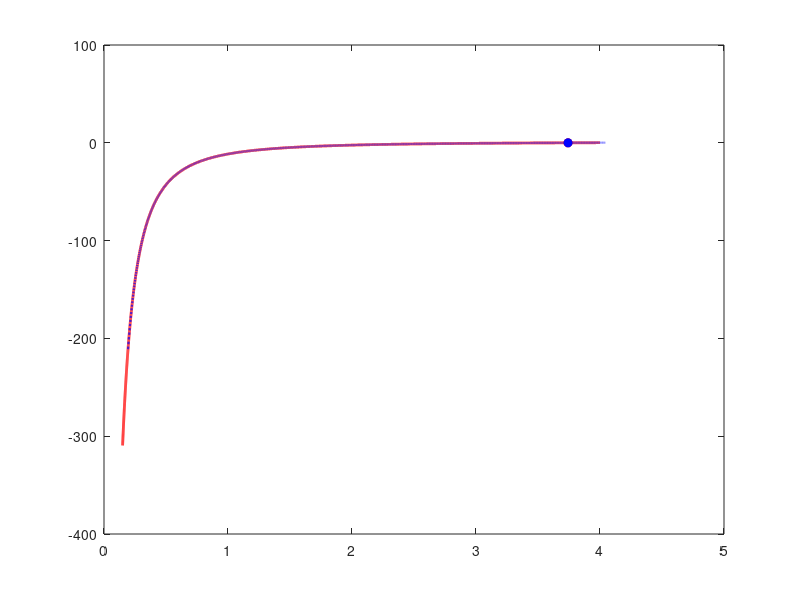

This figure's MATLAB source: (Note: this script raises an error after producing the figure.)
%% MR27 RIGID PLUG INSERT CALCULATOR
% Sizes a machined laminate plug co-cured into the honeycomb as well as a
% potted spool potting radius for comparison
%
% Equatoins basesd on Insert_calculator_2025_v2_1.mlx.
% ECSS-E-HB-32-22A core-shear equations are unedited.

clear; close all; clc;

%% 1. LOADS
% Default is worst load case from ME27_Suspension_Loads_Rev14
link_force_N          = 8150;    % max link force (N)
angle_from_normal_deg = 10.45;   % link angle from panel normal (deg) based on MR26 FLCA-F geometry
bracket_type          = 'A';     % 'A' or 'B' bracket style
a                     = 1.52;    % distance between bolts (in)
y                     = 0.4185;  % spherical to middle of bracket base (in)

SF = 2;                          % safety factor applied to loads

% Friction credit (same assumption as old calc). With these numbers friction
% (850 lb per bracket) cancels all shear for every control arm at SF 2-2.5.
% Set use_friction = false for a conservative shear check.
use_friction = true;
bolt_preload = 2125.8;           % lb per bolt, 75% of proof load (old calc value)
mu           = 0.2;              % Al bracket on carbon (old calc value; sheet uses 0.175)
n_bolts      = 2;                % bolts per bracket

%% 2. SANDWICH PANEL
% This is where ply thickness and core thickness go. old calc hard-coded these
% in its CORE PROPERTIES / FACE SHEET PROPERTIES blocks (c = 0.75,
% f = 0.055); here f is built from our ply count and ply thickness.

% Face sheet (one skin)
n_plies   = 3;                   % plies per face sheet
t_ply_mm  = .18;                 % cured ply thickness (mm)
f         = n_plies * t_ply_mm / 25.4;   % face sheet thickness (in)
vf        = 0.3;                 % Poisson's ratio = sqrt(vxy*vyx)
Ef        = 4.33e6;              % Young's modulus (psi) = sqrt(Ex*Ey) (SES value)
Sigma_fy  = 14000;               % interlaminar shear strength of skin (psi) - old calc value
tau_f_punch = 14000;             % skin through-thickness shear (punch) strength (psi) PLACEHOLDER

% Core
c         = 1;                   % core height (in)
Sc        = 0.125;               % core cell size (in)
Gc        = 22000;               % core effective shear modulus (psi)
Twcrit    = 90;                  % core shear strength (psi), minimum value (old calc value)

%% 3. PLUG MATERIAL
% All values are placeholders, replace with numbers from datasheet of the
% stuff we actually buy
%   Fcu_flat: compressive strength, flatwise (load along plug axis)
%   Fbru: bearing / edgewise compressive strength (bolt pushing sideways)
%   Fsu_perp: shear strength perpendicular to laminate ("punch" shear)
%   T_max_C: glass transition / max service temp (must clear the cure)
plug_material = 'G7';

switch plug_material
    case 'G7'   % glass cloth + silicone resin
        mat.name = 'G7';      mat.rho_gcc = 1.68;
        mat.Fcu_flat = 35000; mat.Fbru = 20000; mat.Fsu_perp = 12000;
        mat.T_max_C = 220;    mat.verified = false;
    case 'G10'  % glass cloth + epoxy
        mat.name = 'G10';     mat.rho_gcc = 1.82;
        mat.Fcu_flat = 60000; mat.Fbru = 35000; mat.Fsu_perp = 19000;
        mat.T_max_C = 130;    mat.verified = false;
    case 'G11'  % glass cloth + high-temp epoxy
        mat.name = 'G11';     mat.rho_gcc = 1.82;
        mat.Fcu_flat = 60000; mat.Fbru = 35000; mat.Fsu_perp = 19000;
        mat.T_max_C = 170;    mat.verified = false;
    otherwise
        error('Unknown plug_material "%s" - add a case above.', plug_material);
end

cure_temp_F = 350;               % monocoque cure temperature (F)  <-- EDIT if you lower it

%% 4. PLUG-TO-CORE BOND
% Shear the bond line between the plug wall and the cut honeycomb can
% carry, averaged over the full plug wall area (2*pi*b*c). Only the foil
% edges touch the plug, so this is NOT the adhesive's datasheet lap shear.
% Ideally we should empirically test what this actually is
% Default = core shear strength (Twcrit), the same strength
% value old calc uses: old calc has no bond term and assumes the core fails
% before the potting-to-core interface. Replace with push-out coupon data
% (tau = load / (2*pi*b*c)) when we have it if we wanna.
tau_bond_allow = Twcrit;         % psi
bond_is_measured = false;        % set true once tau_bond_allow comes from your tests
bond_knockdown = 1.0;            % extra knockdown on the bond (1 = none)

%% 5. HARDWARE AND SIZING RULES
d_bolt   = 0.190;                % bolt diameter (in), 10-32 / NAS03
d_hole   = 0.191;                % clearance hole in plug (in)
d_washer = 0.438;                % washer / nut bearing OD on the plug side (in)
eD_min   = 2.0;                  % min edge distance ratio (plug radius / hole dia)
b_min    = 0.25;                 % floor on radius (old calc floored at 0.25")
b_step   = 0;                    % round plug radius up to this step (in); 0 = no rounding
Pss_knockdown = 0.89;            % ECSS min-vs-typical knockdown (old calc value)
make_plots = true;

% Potted reference insert (for the mass comparison)
% Spool geometry: NAS03 Al spool, "Insert lengths 26" tab of the MR26 sheet.
% Spool length is taken as the full panel thickness (2*f + c).
spool_flange_OD  = 0.500;        % in
spool_flange_t   = 0.080;        % in, each flange
spool_neck_dia   = 0.291;        % in
spool_hole_dia   = 0.191;        % in, bolt clearance through the spool
rho_al_gcc       = 2.70;         % Al 6061 (g/cc)
% Potting: INF-114 + glass beads. MR26 sheet: 0.01868 kg/in^3 neat epoxy,
% x0.6 for glass beads = 0.01121 kg/in^3 (0.68 g/cc).
rho_potting_gcc  = 0.01121*1000/16.387064;   % g/cc

%% 6. DESIGN LOADS PER INSERT
F   = link_force_N * 0.224809;               % N -> lb
ang = angle_from_normal_deg * pi/180;
Fn  = F*cos(ang);                            % normal to panel, whole bracket
Fs  = F*sin(ang);                            % in-plane, whole bracket

switch upper(bracket_type)
    case 'B'   % both bolts share the normal load; moment carried at base
        P_ins = Fn/2;
        M_ins = Fs*y;
    case 'A'   % moment resolved into a bolt-load couple (sheet FBD)
        P_ins = Fn/2 + Fs*y/a;               % worst (outside) bolt
        M_ins = 0;
    otherwise
        error('bracket_type must be ''A'' or ''B''');
end

max_friction = n_bolts*bolt_preload*mu*use_friction;
P = SF*P_ins;                                % design normal load per insert (lb)
Q = max(SF*Fs - max_friction, 0);            % design shear (lb), old calc convention
M = SF*M_ins;                                % design moment (lb-in)

%% 7. ECSS CORE-SHEAR CHECK  (same equations as old calc)
beta   = c/f;                                                 % [C.2-9]
alpha  = 1/f * sqrt(Gc/Ef*12*(1-vf^2)*(1+beta/2));            % [C.2-10]
C_star = beta/(beta+1);                                       % [C.2-14]
Kmax   = @(b) b./(b./(1-exp(-.931714.*(alpha.*b).^.262866))) ...
            .*(1-sqrt((b./(1-exp(-.931714.*(alpha.*b).^.262866)))./b) ...
            .*exp(alpha.*(b-b./(1-exp(-.931714.*(alpha.*b).^.262866)))));  % [C.2-16],[C.2-6]
Pcrit  = @(b) 2*pi.*b.*c.*Twcrit./(C_star.*Kmax(b));          % [C.2-17]
Qss    = @(b) 8*b.^2*Twcrit + 2*f.*b.*Sigma_fy;               % [14.2-1]

b = linspace(0.15, 4, 20000);                                 % candidate radius (in)

% (a) Rigid plug: radius b everywhere
MS_plug = 1 - ((Q./Qss(b)).^2 + (P./(Pss_knockdown*Pcrit(b))).^2 + (M./(Pcrit(b).*b)).^2);

% (b) Potted reference, exactly as old calc: bp = bi + 0.35*Sc, Mss uses bi
bp = b + 0.35*Sc;
MS_pot = 1 - ((Q./Qss(bp)).^2 + (P./(Pss_knockdown*Pcrit(bp))).^2 + (M./(Pcrit(bp).*b)).^2);

i1 = find(MS_plug >= 0, 1);   i2 = find(MS_pot >= 0, 1);
if isempty(i1) || isempty(i2)
    error('No radius under 4" satisfies the ECSS check - loads too high for this panel.');
end
b_ecss    = b(i1);      % plug radius from ECSS core shear
bp_ecss   = bp(i2);     % potting radius from ECSS core shear (= old calc result)

%% 8. NEW RIGID-PLUG CHECKS
% The plug is SIZED like old calc sizes potting (ECSS core shear), plus two
% geometric limits. The plug-to-core bond is NOT a sizing check (old calc has
% none); it is reported below as the bond strength the design REQUIRES,
% i.e. the target your push-out coupons have to beat.
% (d) Face-sheet punch-out around the plug perimeter
b_punch = P/(2*pi*f*tau_f_punch);
% (e) Edge distance
b_edge  = eD_min*d_hole;

req_names = {'ECSS core shear (old calc eqns)', 'Face-sheet punch-out', ...
             'Edge distance', 'Minimum radius floor'};
req_vals  = [b_ecss, b_punch, b_edge, b_min];
[b_req, igov] = max(req_vals);

% Potted reference: same breakdown. Face-sheet punch-out applies here too
% (the skin is bonded to the potting out to bp and shears at that edge),
% but the old calc never checked it. Edge distance doesn't apply: the
% bolt hole is in the Al spool, not the potting.
pot_names = {'ECSS core shear (old calc eqns)', 'Face-sheet punch-out (not in old calc)', ...
             'Minimum radius floor'};
pot_vals  = [bp_ecss, b_punch, b_min];
[bp_potted, igov_pot] = max(pot_vals);
if b_step > 0
    b_design = ceil(b_req/b_step - 1e-9)*b_step;
else
    b_design = b_req;   % first grid radius with MS >= 0 (grid step ~0.0002 in)
end

% (c) Plug-to-core bond requirement at the design radius.
% Conservative: all of P through the plug wall, no credit for the skins.
tau_bond_req = P/(2*pi*b_design*c);                                 % psi
MS_bond      = tau_bond_allow*bond_knockdown/tau_bond_req - 1;

% Radius-independent checks (margins at the design radius)
A_washer   = pi/4*(d_washer^2 - d_hole^2);
MS_washer  = mat.Fcu_flat/(max(bolt_preload, P)/A_washer) - 1;   % flatwise crush under washer
Q_bearing  = SF*Fs;                                              % ignores friction: conservative
MS_bearing = mat.Fbru/(Q_bearing/(d_bolt*c)) - 1;                % bolt bearing, plug only
MS_punchthru = (pi*d_washer*c*mat.Fsu_perp)/P - 1;               % washer punching through plug

%% 9. RESULTS
in3_to_cc = 16.387064;
m_plug   = mat.rho_gcc*in3_to_cc/1000 * pi*(b_design^2 - (d_hole/2)^2)*c;     % kg
% Potted insert: Al spool + potting filling the cleared core around it.
L_spool    = 2*f + c;                                                % in
V_flanges  = 2 * pi/4*(spool_flange_OD^2 - spool_hole_dia^2)*spool_flange_t;
V_neck     = pi/4*(spool_neck_dia^2 - spool_hole_dia^2)*(L_spool - 2*spool_flange_t);
V_spool    = V_flanges + V_neck;                                     % solid Al (in^3)
% Potting fills the core cylinder (radius bp, height c) except where the
% spool and its bolt hole sit. Portion of spool + hole inside the core:
V_spool_in_core = V_spool - pi/4*(spool_flange_OD^2 - spool_hole_dia^2)*2*f;
V_hole_in_core  = pi/4*spool_hole_dia^2*c;
V_potting  = pi*bp_potted^2*c - V_spool_in_core - V_hole_in_core;    % in^3
m_spool    = rho_al_gcc*in3_to_cc/1000*V_spool;                      % kg
m_potting  = rho_potting_gcc*in3_to_cc/1000*V_potting;               % kg
m_potted   = m_spool + m_potting;                                    % kg

fprintf('\n=== DESIGN LOADS PER INSERT (SF = %.2f) ===\n', SF);
fprintf('Link force %.0f N (%.0f lb), %.2f deg from normal, bracket type %s\n', ...
        link_force_N, F, angle_from_normal_deg, upper(bracket_type));
fprintf('P = %.0f lb   Q = %.0f lb   M = %.0f lb-in   (friction credit %.0f lb)\n', P, Q, M, max_friction);
fprintf('Panel: f = %.4f in (%d plies x %.3f mm), c = %.3f in\n', f, n_plies, t_ply_mm, c);

fprintf('\n=== POTTED REFERENCE INSERT (old calc method) ===\n');
fprintf('Required potting radius by failure mode:\n');
for k = 1:numel(pot_vals)
    tag = '';  if k == igov_pot, tag = '  <-- governs'; end
    fprintf('  %-40s %6.3f in%s\n', pot_names{k}, pot_vals(k), tag);
end
fprintf('Real potting radius: %.3f in  (old calc alone would give %.3f in)\n', bp_potted, max(bp_ecss, b_min));
fprintf('Mass: %.1f g total = %.1f g Al spool (%.4f in^3, %.3f in long) + %.1f g potting (%.3f in^3)\n', ...
        1000*m_potted, 1000*m_spool, V_spool, L_spool, 1000*m_potting, V_potting);

fprintf('\n=== %s PLUG: REQUIRED RADIUS BY FAILURE MODE ===\n', mat.name);
for k = 1:numel(req_vals)
    tag = '';  if k == igov, tag = '  <-- governs'; end
    fprintf('  %-40s %6.3f in%s\n', req_names{k}, req_vals(k), tag);
end
fprintf('Plug radius to machine: %.4f in (dia %.4f in), approx. mass %.1f g\n', ...
        b_design, 2*b_design, 1000*m_plug);

fprintf('\n=== PLUG-TO-CORE BOND REQUIREMENT (target for push-out coupons) ===\n');
fprintf('  Bond must carry >= %.0f psi  (= P / (2*pi*b*c), all load through the wall)\n', tau_bond_req);
if bond_is_measured
    src = 'measured';
else
    src = 'core shear strength, not measured';
end
fprintf('  Current allowable %.0f psi (%s) -> MS = %.2f\n', tau_bond_allow, src, MS_bond);
fprintf('  For a coupon of radius r and core height h: pass if failure load > %.0f*2*pi*r*h lb\n', tau_bond_req);

fprintf('\n=== OTHER %s CHECKS (margin of safety, >0 passes) ===\n', mat.name);
fprintf('  Washer crush (flatwise)      MS = %6.2f\n', MS_washer);
fprintf('  Bolt bearing in plug         MS = %6.2f  (no friction, plug alone)\n', MS_bearing);
fprintf('  Washer punch-through plug    MS = %6.2f\n', MS_punchthru);
T_cure_C = (cure_temp_F-32)*5/9;
if mat.T_max_C < T_cure_C
    fprintf('  WARNING: %s max temp %.0f C is below the %.0f C (%.0f F) cure.\n', ...
            mat.name, mat.T_max_C, T_cure_C, cure_temp_F);
end
if ~mat.verified
    fprintf('\n  NOTE: %s material properties are still PLACEHOLDERS.\n', mat.name);
end
if ~bond_is_measured
    fprintf('  NOTE: bond allowable = core shear strength (%.0f psi), not measured.\n', tau_bond_allow);
end

if make_plots
    figure;
    plot(b, MS_plug, 'r', 'LineWidth', 2); hold on;
    plot(bp, MS_pot, 'b--', 'LineWidth', 1.5);
    plot(b_ecss, 0, 'ro', 'MarkerFaceColor', 'r');
    plot(bp_ecss, 0, 'bo', 'MarkerFaceColor', 'b');
    yline(0, 'k:');
    xlim([0 2]); ylim([-1 1]);
    xlabel('Radius (in)'); ylabel('Margin of safety (ECSS core shear)');
    legend([mat.name ' plug'], 'Potted (old calc)', 'Location', 'southeast');
    title(sprintf('Link %.0f N, SF %.1f', link_force_N, SF));
    grid on;
end
